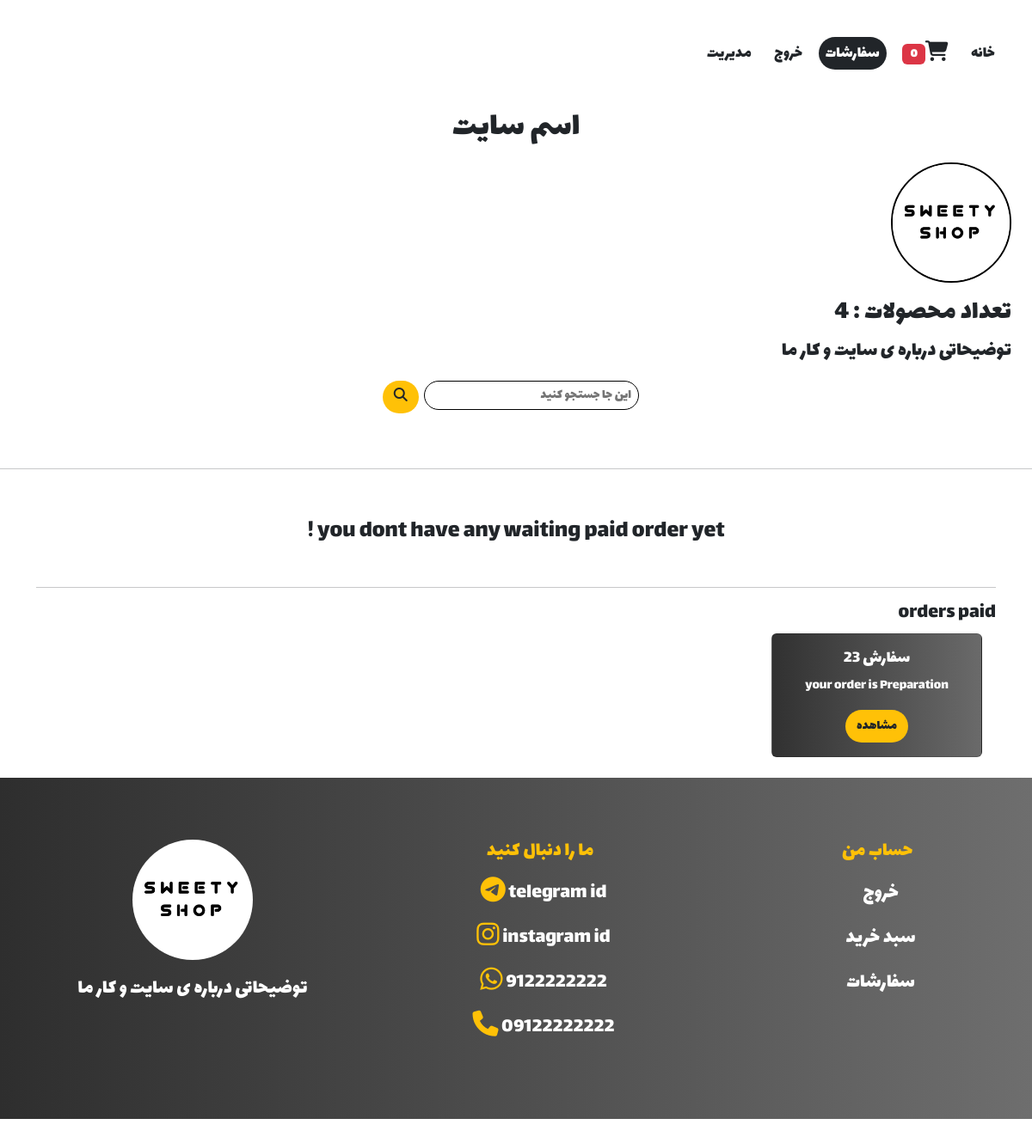
Page /order/show/ (signed in) on the committed database.
### pages/models.py (models this page shows, shortened)
class AboutUs(models.Model):
    site_name=models.CharField(_("site_name"), max_length=100)
    logo=models.ImageField(_("logo"), upload_to='site_logo/')
    site_description=models.TextField(_("site_description"))
    whatsapp_number=models.CharField(_("whatsapp_number(no 0)"), max_length=10,null=True,blank=True)
    telegram_id=models.CharField(_("telegram_id"), max_length=50,null=True,blank=True)
    instagram_id=models.CharField(_("instagram_id"), max_length=50)
    phone_number=models.CharField(_("phone_number"), max_length=11,null=True,blank=True)
    created=models.DateTimeField(_("created"), auto_now_add=True)
    updated=models.DateTimeField(_("updated"), auto_now=True)
    class Meta:
        verbose_name = _("AboutUs")
        verbose_name_plural = _("AboutUs")

### order/models.py (models this page shows, shortened)
class Order(models.Model):
	tracking_code=models.CharField(_("کد رهگیری پست"), max_length=200,null=True,blank=True)
	user = models.ForeignKey(Customeuser, on_delete=models.CASCADE, related_name='orders',verbose_name=_('user'))
	info=models.ForeignKey(OrderInfo, verbose_name=_("info"), on_delete=models.CASCADE,related_name=_('order'))
	order_total_price=models.IntegerField(_("total_price"),default=0)
	paid = models.BooleanField(default=False,verbose_name=_('paid'))
	created = models.DateTimeField(auto_now_add=True,verbose_name=_('created'))
	updated = models.DateTimeField(auto_now=True,verbose_name=_('updated'))
	class Meta:
		ordering = ('paid', '-updated')
		verbose_name = _("Order")
		verbose_name_plural = _("Orders")

### order/views.py (the view)
# urls.py: path('show/', views.UserOrders.as_view(), name='userorders'),
class UserOrders(LoginRequiredMixin,generic.ListView):
	template_name='order/listorder.html'
	def get_context_data(self, **kwargs):
		context = super().get_context_data(**kwargs)
		context["cart"] = Cart(self.request)
		context["orders"] = Order.objects.filter(user=self.request.user).filter(paid=True)
		return context
	def get_queryset(self):
		object_list = Order.objects.filter(user=self.request.user).filter(paid=False)
		return object_list

### cart/cart.py (called while the page is built)
    def __len__(self):
        return sum(item['quantity']for item in self.cart.values())

### cart/context_processors.py (called while the page is built)
def cart(request):
	return {'cart': Cart(request)}

### pages/context_processor.py (called while the page is built)
def show_category(request):
    categories=Category.objects.all()
    return {'categories':categories}

def show_products(request):
    all_product=Product.objects.all()
    return {'products':all_product}

def show_info(request):
    info=AboutUs.objects.last()
    return {'info':info}

### order/templates/order/listorder.html (shortened to what this page needs)
{% extends 'base.html' %}
{% load i18n %}
{% block content %}
<section class="h-100">
    <div class="container">
        <div class="row rtl">
            {% if object_list %}
                <h4>{% trans "waiting pay orders" %}</h4>
                {% for order in object_list %}
                    <div class="col-md-3 mb-4">
                        <div style='background: linear-gradient(to right, rgb(49, 49, 49), rgb(106, 106, 106));' class="card me-3 text-center">
                            <div class="card-body text-white">
                            <h5 class="card-title">{% trans "Order" %} {{order.id}}</h5>
                            <p class="card-text">{% trans "You can pay anytime you want" %} </p>
                            <a target='_self' title='مشاهده سفارش' href="{% url 'order_detail' order.id %}" class="btn bg-warning text-dark rounded-pill">{% trans "watch" %}</a>
                            <a target='_self' title='حذف سفارش' href="{% url 'order_delete' order.id %}" class="btn bg-danger rounded-pill text-white">{% trans "Delete" %}</a>
                            </div>
                        </div>
                    </div>
                {% endfor %}
            {% else %}
                <h3 class='text-center my-4 py-2 rtl'>{% trans "you dont have any waiting paid order yet !" %}</h3>
            {% endif %}
        </div>
        <hr>
        <div class="row rtl">
            {% if orders %}
                <h4>{% trans "orders paid" %}</h4>
                {% for submit_order in orders %}
                    <div class="col-md-3 mb-4">
                        <div style='background: linear-gradient(to right, rgb(49, 49, 49), rgb(106, 106, 106));' class="card me-3 text-center">
                            <div class="card-body text-white">
                            <h5 class="card-title">{% trans "Order" %} {{submit_order.id}}</h5>
                            <p class="card-text">{% trans "your order is Preparation" %} </p>
                            <a target='_self' title='مشاهده سفارش' href="{% url 'order_detail' submit_order.id %}" class="btn bg-warning text-dark rounded-pill">{% trans "watch" %}</a>
                            </div>
                        </div>
                    </div>
                {% endfor %}
            {% else %}
                <h3 class='text-center my-4 py-2 rtl'>{% trans "you dont have any order yet !" %}</h3>
            {% endif %}
        </div>
    </div>
  </section>
{% endblock content %}

### templates/base.html (shortened to what this page needs)
{% load static %}
{% load i18n %}
<!DOCTYPE html>
<html>
<head>
    <link rel="stylesheet" href="{% static 'css/owl.carousel.min.css' %}">
    <link rel="stylesheet" href="{% static 'css/owl.theme.default.min.css' %}">
    <link rel="stylesheet" href="{% static 'css/style.css' %}">
    <link rel="stylesheet" href="{% static 'bootstrap-5.3.0-dist/css/bootstrap.min.css' %}">
    <link rel="stylesheet" href="{% static 'css/fontawesome.min.css' %}">
    <link rel="stylesheet" href="{% static 'css/all.min.css' %}">
</head>
<body>
    <div class="container-fluid mb-5">
        <div class="row ">
            <div style='padding-right:35px;' class="col-12 mt-5 rtl">
                <span class="ms-2"><a target='_self' title='home' class="header-a text-dark p-1 px-2 rounded-pill " href="{% url 'home' %}">{% trans "home" %}</a></span>
                {% if request.user.is_authenticated %}
                <span class="ms-2"><a target='_self' title='cart' class="header-a text-dark p-1 px-2 rounded-pill {% if request.resolver_match.url_name == 'cart_view' %} bg-dark text-white {% endif %}" href="{% url 'cart_view' %}"><i class="fa-solid fa-cart-shopping fa-lg"></i><span class='badge bg-danger text-white'>{{cart|length}}</span></a></span>
                <span class="ms-2"><a target='_self' title='order list' class="header-a text-dark p-1 px-2 rounded-pill {% if request.resolver_match.url_name == 'userorders' %} bg-dark text-white {% endif %}" href="{% url 'userorders' %}">{% trans "order list" %}</a></span>
                <span class="ms-2"><a target='_self' title='logout' class="header-a text-dark p-1 px-2 rounded-pill " href="{% url 'account_logout' %}">{% trans "Logout" %}</a></span>
                {% else %}
                <span class="ms-2"><a target='_self' title='login/signup' class="header-a text-dark p-1 px-2 rounded-pill {% if request.resolver_match.url_name == 'account_login' %} bg-dark text-white {% endif %}" href="{% url 'account_login' %}">{% trans "Login/SignUp" %}</a></span>
                {% endif %}
                {% if request.user.is_superuser %}
                    <span class="ms-2"><a target='_self' title='login/signup' class="header-a text-dark p-1 px-2 rounded-pill " href="https://www.sweetyshopstore.com/admin">{% trans "مدیریت" %}</a></span>
                {% endif %}
            </div>
            <div class="col-12"><h1 class="text-center mb-3 mt-5"><a target='_self' title='home' class='text-dark' href="{% url 'home' %}">{{info.site_name}}</a></h1></div>
            <div class="col-12 text-end mb-3 me-3 pe-4">
                <a target='_self' title='home' href="{% url 'home' %}"><img class="rounded-circle" style="width: 140px;height: 140px;border:2px solid black;" src="{{info.logo.url}}" alt="{{info.site_name}} فروشگاه"></a>
                <h4 class="rtl mt-3 fs-2"> {% trans "our site products" %} {{products|length}}</h4>
                <p class='fs-4'>{{info.site_description}}</p>
                <form action="{% url 'search' %}" class="text-center mb-5">
                    <button type="submit" class="btn bg-warning me-1 rounded-pill"><i class="fa fa-search text-dark"></i></button>
                    <input name='search' style="border: 1px solid black;" class="rounded-pill pe-2 py-1 rtl search" type="text" placeholder="این جا جستجو کنید">
                </form>
            </div><hr class="mb-4">
            {% block content %}
            {% endblock content %}
            <footer style="background: linear-gradient(to right, rgb(46, 46, 46), rgb(110, 110, 110));" class="py-4" id="footer">
                <br><br>
                <div class="container-fluid ms-3">
                    <div class="row">
                        <div class="col-md-4 text-center mb-4">
                            <div class="footer-item">
                                <div class="company-brand">
                                    <a target='_self' title='home' href="{% url 'home' %}"><img class="rounded-circle" style="width: 140px;height: 140px;" src="{{info.logo.url}}" alt="{{info.site_name}} فروشگاه"></a>
                                    <p class="text-white mt-3 fs-4">{{info.site_description}}</p><p></p>
                                </div>
                            </div>
                        </div>
                        <div class="col-md-4 col-6 text-center">
                            <div class="footer-menu">
                                <h5 class="text-warning ms-4 mb-3 fs-4">{% trans "follow us" %}</h5>
                                <ul class="menu-list">
                                    {% if info.telegram_id %}
                                    <li class='mt-3'>
                                        <a target='_self' title='telegram' class='footera p-2 fs-4' href="https://telegram.me/{{info.telegram_id}}"><i class="fa-brands fa-telegram fa-lg text-warning"></i> {{info.telegram_id}} </a>
                                    </li>
                                    {% endif %}
                                    {% if info.instagram_id %}
                                    <li class='mt-3'>
                                        <a target='_self' title='instagram' class='footera p-2 fs-4' href="https://instagram.com/{{info.instagram_id}}"><i class="fa-brands fa-instagram fa-lg text-warning"></i> {{info.instagram_id}} </a>
                                    </li>
                                    {% endif %}
                                    {% if info.whatsapp_number %}
                                    <li class='mt-3'>
                                        <a target='_self' title='whatsapp' class='footera p-2 fs-4' href="https://wa.me/+98{{info.whatsapp_number}}"><i class="fa-brands fa-whatsapp fa-lg text-warning"></i> {{info.whatsapp_number}} </a>
                                    </li>
                                    {% endif %}
                                    {% if info.phone_number %}
                                    <li class='mt-3'>
                                        <a target='_self' title='phone number' class='footera p-2 fs-4' href=""><i class="fa fa-phone fa-lg text-warning"></i> {{info.phone_number}} </a>
                                    </li>
                                    {% endif %}
                                </ul>
                            </div>
                        </div>
                        <div class="col-md-4 col-6 text-center">
                            <div class="footer-menu">
                                <h5 class="text-warning ms-4 fs-4"> {% trans "my account" %}</h5>
                                <ul class="menu-list">
                                    {% if request.user.is_authenticated %}
                                    <li class="mt-3">
                                        <a target='_self' title='logout' class="footera p-2 fs-4" href="{% url 'account_logout' %}">{% trans "خروج" %}</a>
                                    </li>
                                    <li class="mt-3">
                                        <a target='_self' title='cart' class="footera p-2 fs-4" href="{% url 'cart_view' %}">{% trans "cart" %}</a>
                                    </li>
                                    <li class="mt-3">
                                        <a target='_self' title='order' class="footera p-2 fs-4" href="{% url 'userorders' %}">{% trans "سفارشات" %}</a>
                                    </li>
                                    {% endif %}
                                </ul>
                            </div>
                        </div>
                    </div>
                </div><br><br>
            </footer>
</body>
</html>

### rows in the picture
AboutUs: site_name "اسم سایت", logo (picture), site_description "توضیحاتی درباره ی سایت و کار ما", telegram_id "telegram id", instagram_id "instagram id", whatsapp_number "9122222222", phone_number "09122222222"
Order: id "23"

### other values in the picture
{{ cart|length }} "0"
{{ products|length }} "4"
